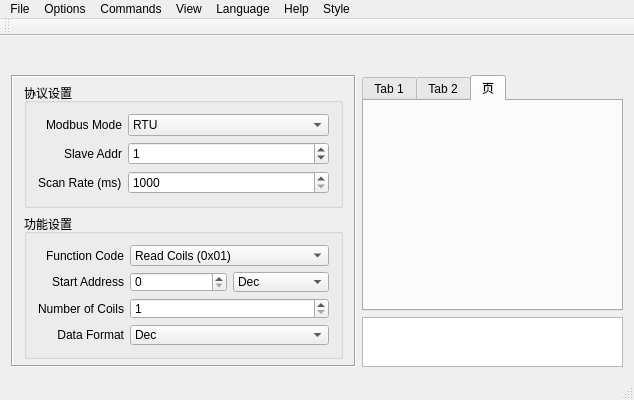
<?xml version="1.0" encoding="UTF-8"?>
<ui version="4.0">
 <class>ModbusWindow</class>
 <widget class="QMainWindow" name="ModbusWindow">
  <property name="geometry">
   <rect>
    <x>0</x>
    <y>0</y>
    <width>634</width>
    <height>400</height>
   </rect>
  </property>
  <property name="minimumSize">
   <size>
    <width>500</width>
    <height>400</height>
   </size>
  </property>
  <property name="windowTitle">
   <string>Libra_Modbus</string>
  </property>
  <property name="windowIcon">
   <iconset resource="../3rdparty/modmaster/icons/icons.qrc">
    <normaloff>:/icons/connect-24.png</normaloff>:/icons/connect-24.png</iconset>
  </property>
  <widget class="QWidget" name="centralWidget">
   <layout class="QVBoxLayout" name="verticalLayout" stretch="1,0">
    <item>
     <widget class="InfoBar" name="infobar">
      <property name="maximumSize">
       <size>
        <width>16777215</width>
        <height>32</height>
       </size>
      </property>
      <layout class="QHBoxLayout" name="horizontalLayout_2"/>
     </widget>
    </item>
    <item>
     <layout class="QHBoxLayout" name="horizontalLayout_6" stretch="2,3">
      <item>
       <widget class="QFrame" name="frame_1">
        <property name="minimumSize">
         <size>
          <width>0</width>
          <height>36</height>
         </size>
        </property>
        <property name="frameShape">
         <enum>QFrame::Box</enum>
        </property>
        <property name="frameShadow">
         <enum>QFrame::Sunken</enum>
        </property>
        <layout class="QVBoxLayout" name="verticalLayout_3">
         <property name="topMargin">
          <number>6</number>
         </property>
         <property name="bottomMargin">
          <number>6</number>
         </property>
         <item>
          <widget class="QGroupBox" name="groupBox">
           <property name="title">
            <string>协议设置</string>
           </property>
           <layout class="QVBoxLayout" name="verticalLayout_4">
            <item>
             <layout class="QGridLayout" name="gridLayout" columnstretch="1,3">
              <item row="0" column="0">
               <widget class="QLabel" name="lblModbusMode">
                <property name="text">
                 <string>Modbus Mode</string>
                </property>
                <property name="alignment">
                 <set>Qt::AlignRight|Qt::AlignTrailing|Qt::AlignVCenter</set>
                </property>
                <property name="buddy">
                 <cstring>cmbModbusMode</cstring>
                </property>
               </widget>
              </item>
              <item row="0" column="1">
               <widget class="QComboBox" name="cmbModbusMode">
                <item>
                 <property name="text">
                  <string notr="true">RTU</string>
                 </property>
                </item>
                <item>
                 <property name="text">
                  <string notr="true">TCP</string>
                 </property>
                </item>
               </widget>
              </item>
              <item row="1" column="0">
               <widget class="QLabel" name="lblSlave">
                <property name="text">
                 <string>Slave Addr</string>
                </property>
                <property name="alignment">
                 <set>Qt::AlignRight|Qt::AlignTrailing|Qt::AlignVCenter</set>
                </property>
                <property name="buddy">
                 <cstring>sbSlaveID</cstring>
                </property>
               </widget>
              </item>
              <item row="1" column="1">
               <widget class="QSpinBox" name="sbSlaveID">
                <property name="minimum">
                 <number>0</number>
                </property>
                <property name="maximum">
                 <number>255</number>
                </property>
                <property name="value">
                 <number>1</number>
                </property>
               </widget>
              </item>
              <item row="2" column="0">
               <widget class="QLabel" name="lblScan">
                <property name="text">
                 <string>Scan Rate (ms)</string>
                </property>
               </widget>
              </item>
              <item row="2" column="1">
               <widget class="QSpinBox" name="spInterval">
                <property name="minimum">
                 <number>1000</number>
                </property>
                <property name="maximum">
                 <number>10000</number>
                </property>
                <property name="singleStep">
                 <number>500</number>
                </property>
               </widget>
              </item>
             </layout>
            </item>
           </layout>
          </widget>
         </item>
         <item>
          <widget class="QGroupBox" name="groupBox_2">
           <property name="title">
            <string>功能设置</string>
           </property>
           <layout class="QVBoxLayout" name="verticalLayout_5">
            <item>
             <layout class="QGridLayout" name="gridLayout_2" columnstretch="1,3">
              <item row="0" column="0">
               <widget class="QLabel" name="lblFunctionCode">
                <property name="text">
                 <string>Function Code</string>
                </property>
                <property name="alignment">
                 <set>Qt::AlignRight|Qt::AlignTrailing|Qt::AlignVCenter</set>
                </property>
                <property name="buddy">
                 <cstring>cmbFunctionCode</cstring>
                </property>
               </widget>
              </item>
              <item row="0" column="1">
               <widget class="QComboBox" name="cmbFunctionCode">
                <property name="frame">
                 <bool>true</bool>
                </property>
                <item>
                 <property name="text">
                  <string>Read Coils (0x01)</string>
                 </property>
                </item>
                <item>
                 <property name="text">
                  <string>Read Discrete Inputs (0x02)</string>
                 </property>
                </item>
                <item>
                 <property name="text">
                  <string>Read Holding Registers (0x03)</string>
                 </property>
                </item>
                <item>
                 <property name="text">
                  <string>Read Input Registers (0x04)</string>
                 </property>
                </item>
                <item>
                 <property name="text">
                  <string>Write Single Coil (0x05)</string>
                 </property>
                </item>
                <item>
                 <property name="text">
                  <string>Write Single Register (0x06)</string>
                 </property>
                </item>
                <item>
                 <property name="text">
                  <string>Write Multiple Coils (0x0f)</string>
                 </property>
                </item>
                <item>
                 <property name="text">
                  <string>Write Multiple Registers (0x10)</string>
                 </property>
                </item>
               </widget>
              </item>
              <item row="1" column="0">
               <widget class="QLabel" name="lblStartAddress">
                <property name="text">
                 <string>Start Address</string>
                </property>
                <property name="alignment">
                 <set>Qt::AlignRight|Qt::AlignTrailing|Qt::AlignVCenter</set>
                </property>
                <property name="buddy">
                 <cstring>sbStartAddress</cstring>
                </property>
               </widget>
              </item>
              <item row="1" column="1">
               <layout class="QHBoxLayout" name="horizontalLayout_3">
                <item>
                 <widget class="QSpinBox" name="sbStartAddress">
                  <property name="maximum">
                   <number>65535</number>
                  </property>
                  <property name="displayIntegerBase">
                   <number>10</number>
                  </property>
                 </widget>
                </item>
                <item>
                 <widget class="QComboBox" name="cmbStartAddrBase">
                  <property name="currentIndex">
                   <number>0</number>
                  </property>
                  <item>
                   <property name="text">
                    <string>Dec</string>
                   </property>
                  </item>
                  <item>
                   <property name="text">
                    <string>Hex</string>
                   </property>
                  </item>
                 </widget>
                </item>
               </layout>
              </item>
              <item row="2" column="0">
               <widget class="QLabel" name="lblNoOfCoils">
                <property name="text">
                 <string>Number of Coils</string>
                </property>
                <property name="alignment">
                 <set>Qt::AlignRight|Qt::AlignTrailing|Qt::AlignVCenter</set>
                </property>
                <property name="buddy">
                 <cstring>sbNoOfRegs</cstring>
                </property>
               </widget>
              </item>
              <item row="2" column="1">
               <widget class="QSpinBox" name="sbNoOfRegs">
                <property name="minimum">
                 <number>1</number>
                </property>
                <property name="maximum">
                 <number>65535</number>
                </property>
               </widget>
              </item>
              <item row="3" column="0">
               <widget class="QLabel" name="lblDataFormat">
                <property name="text">
                 <string>Data Format</string>
                </property>
                <property name="alignment">
                 <set>Qt::AlignRight|Qt::AlignTrailing|Qt::AlignVCenter</set>
                </property>
                <property name="buddy">
                 <cstring>sbStartAddress</cstring>
                </property>
               </widget>
              </item>
              <item row="3" column="1">
               <widget class="QComboBox" name="cmbBase">
                <property name="currentText">
                 <string>Dec</string>
                </property>
                <property name="currentIndex">
                 <number>1</number>
                </property>
                <item>
                 <property name="text">
                  <string>Bin</string>
                 </property>
                </item>
                <item>
                 <property name="text">
                  <string>Dec</string>
                 </property>
                </item>
                <item>
                 <property name="text">
                  <string>Hex</string>
                 </property>
                </item>
               </widget>
              </item>
             </layout>
            </item>
           </layout>
          </widget>
         </item>
         <item>
          <spacer name="verticalSpacer">
           <property name="orientation">
            <enum>Qt::Vertical</enum>
           </property>
           <property name="sizeHint" stdset="0">
            <size>
             <width>20</width>
             <height>40</height>
            </size>
           </property>
          </spacer>
         </item>
        </layout>
       </widget>
      </item>
      <item>
       <layout class="QVBoxLayout" name="verticalLayout_7">
        <item>
         <widget class="QTabWidget" name="tabWidget">
          <property name="currentIndex">
           <number>2</number>
          </property>
          <widget class="QWidget" name="tab_1">
           <property name="accessibleName">
            <string/>
           </property>
           <attribute name="title">
            <string>Tab 1</string>
           </attribute>
           <layout class="QVBoxLayout" name="verticalLayout_2">
            <item>
             <widget class="QPushButton" name="pushButton">
              <property name="text">
               <string>PushButton</string>
              </property>
             </widget>
            </item>
           </layout>
          </widget>
          <widget class="QWidget" name="tab_2">
           <attribute name="title">
            <string>Tab 2</string>
           </attribute>
          </widget>
          <widget class="QWidget" name="tab_3">
           <attribute name="title">
            <string>页</string>
           </attribute>
          </widget>
         </widget>
        </item>
        <item>
         <widget class="QTableView" name="tblRegisters">
          <property name="maximumSize">
           <size>
            <width>16777215</width>
            <height>50</height>
           </size>
          </property>
          <attribute name="horizontalHeaderVisible">
           <bool>false</bool>
          </attribute>
          <attribute name="horizontalHeaderHighlightSections">
           <bool>true</bool>
          </attribute>
          <attribute name="verticalHeaderVisible">
           <bool>false</bool>
          </attribute>
          <attribute name="verticalHeaderHighlightSections">
           <bool>true</bool>
          </attribute>
         </widget>
        </item>
       </layout>
      </item>
     </layout>
    </item>
   </layout>
  </widget>
  <widget class="QMenuBar" name="menuBar">
   <property name="geometry">
    <rect>
     <x>0</x>
     <y>0</y>
     <width>634</width>
     <height>23</height>
    </rect>
   </property>
   <widget class="QMenu" name="menuFile">
    <property name="title">
     <string>File</string>
    </property>
    <addaction name="actionLoad_Session"/>
    <addaction name="actionSave_Session"/>
    <addaction name="separator"/>
    <addaction name="actionExit"/>
   </widget>
   <widget class="QMenu" name="menuOptions">
    <property name="title">
     <string>Options</string>
    </property>
    <addaction name="actionSerial_RTU"/>
    <addaction name="actionTCP"/>
    <addaction name="separator"/>
    <addaction name="actionSettings"/>
   </widget>
   <widget class="QMenu" name="menuHelp">
    <property name="title">
     <string>Help</string>
    </property>
    <addaction name="actionModbus_Manual"/>
    <addaction name="actionAbout"/>
   </widget>
   <widget class="QMenu" name="menuView">
    <property name="title">
     <string>View</string>
    </property>
    <addaction name="actionOpenLogFile"/>
    <addaction name="actionBus_Monitor"/>
   </widget>
   <widget class="QMenu" name="menuCommands">
    <property name="title">
     <string>Commands</string>
    </property>
    <addaction name="actionConnect"/>
    <addaction name="actionRead_Write"/>
    <addaction name="actionScan"/>
    <addaction name="actionClear"/>
    <addaction name="actionReset_Counters"/>
   </widget>
   <widget class="QMenu" name="menuLanguage">
    <property name="title">
     <string notr="true">Language</string>
    </property>
    <addaction name="actionSimplified_Chinese_zh_CN"/>
    <addaction name="actionTraditional_Chinese_zh_TW"/>
    <addaction name="actionEnglish_en_US"/>
   </widget>
   <widget class="QMenu" name="menuStyle">
    <property name="title">
     <string>Style</string>
    </property>
   </widget>
   <addaction name="menuFile"/>
   <addaction name="menuOptions"/>
   <addaction name="menuCommands"/>
   <addaction name="menuView"/>
   <addaction name="menuLanguage"/>
   <addaction name="menuHelp"/>
   <addaction name="menuStyle"/>
  </widget>
  <widget class="QToolBar" name="mainToolBar">
   <attribute name="toolBarArea">
    <enum>TopToolBarArea</enum>
   </attribute>
   <attribute name="toolBarBreak">
    <bool>false</bool>
   </attribute>
  </widget>
  <widget class="QStatusBar" name="statusBar">
   <property name="autoFillBackground">
    <bool>false</bool>
   </property>
  </widget>
  <action name="actionExit">
   <property name="icon">
    <iconset resource="../3rdparty/modmaster/icons/icons.qrc">
     <normaloff>:/icons/exit-16.png</normaloff>:/icons/exit-16.png</iconset>
   </property>
   <property name="text">
    <string>Exit</string>
   </property>
   <property name="iconVisibleInMenu">
    <bool>true</bool>
   </property>
  </action>
  <action name="actionSerial_RTU">
   <property name="icon">
    <iconset resource="../3rdparty/modmaster/icons/icons.qrc">
     <normaloff>:/icons/serial-pot-16.png</normaloff>:/icons/serial-pot-16.png</iconset>
   </property>
   <property name="text">
    <string notr="true">Modbus RTU...</string>
   </property>
   <property name="iconVisibleInMenu">
    <bool>true</bool>
   </property>
  </action>
  <action name="actionTCP">
   <property name="icon">
    <iconset resource="../3rdparty/modmaster/icons/icons.qrc">
     <normaloff>:/icons/ethernet-port-16.png</normaloff>:/icons/ethernet-port-16.png</iconset>
   </property>
   <property name="text">
    <string notr="true">Modbus TCP...</string>
   </property>
   <property name="iconVisibleInMenu">
    <bool>true</bool>
   </property>
  </action>
  <action name="actionAbout">
   <property name="icon">
    <iconset resource="../3rdparty/modmaster/icons/icons.qrc">
     <normaloff>:/icons/info-sign-16.png</normaloff>:/icons/info-sign-16.png</iconset>
   </property>
   <property name="text">
    <string>About...</string>
   </property>
   <property name="iconVisibleInMenu">
    <bool>true</bool>
   </property>
  </action>
  <action name="actionBus_Monitor">
   <property name="icon">
    <iconset resource="../3rdparty/modmaster/icons/icons.qrc">
     <normaloff>:/icons/TV-16.png</normaloff>:/icons/TV-16.png</iconset>
   </property>
   <property name="text">
    <string>Bus Monitor</string>
   </property>
   <property name="iconVisibleInMenu">
    <bool>true</bool>
   </property>
  </action>
  <action name="actionSettings">
   <property name="icon">
    <iconset resource="../3rdparty/modmaster/icons/icons.qrc">
     <normaloff>:/icons/options-16.png</normaloff>:/icons/options-16.png</iconset>
   </property>
   <property name="text">
    <string>Settings...</string>
   </property>
   <property name="iconVisibleInMenu">
    <bool>true</bool>
   </property>
  </action>
  <action name="actionRead_Write">
   <property name="icon">
    <iconset resource="../3rdparty/modmaster/icons/icons.qrc">
     <normaloff>:/icons/data-sort-16.png</normaloff>:/icons/data-sort-16.png</iconset>
   </property>
   <property name="text">
    <string>Read / Write</string>
   </property>
  </action>
  <action name="actionConnect">
   <property name="checkable">
    <bool>true</bool>
   </property>
   <property name="icon">
    <iconset resource="../3rdparty/modmaster/icons/icons.qrc">
     <normaloff>:/icons/plug-disconnect-16.png</normaloff>
     <normalon>:/icons/plug-connect-16.png</normalon>:/icons/plug-disconnect-16.png</iconset>
   </property>
   <property name="text">
    <string>Connect</string>
   </property>
  </action>
  <action name="actionScan">
   <property name="checkable">
    <bool>true</bool>
   </property>
   <property name="icon">
    <iconset resource="../3rdparty/modmaster/icons/icons.qrc">
     <normaloff>:/icons/cyclic-process-16.png</normaloff>:/icons/cyclic-process-16.png</iconset>
   </property>
   <property name="text">
    <string>Scan</string>
   </property>
  </action>
  <action name="actionReset_Counters">
   <property name="icon">
    <iconset resource="../3rdparty/modmaster/icons/icons.qrc">
     <normaloff>:/icons/reset-16.png</normaloff>:/icons/reset-16.png</iconset>
   </property>
   <property name="text">
    <string>Reset Counters</string>
   </property>
  </action>
  <action name="actionSimplified_Chinese_zh_CN">
   <property name="icon">
    <iconset resource="../3rdparty/modmaster/icons/icons.qrc">
     <normaloff>:/icons/China-flag-16.png</normaloff>:/icons/China-flag-16.png</iconset>
   </property>
   <property name="text">
    <string notr="true">简体中文 (zh_CN)</string>
   </property>
   <property name="iconText">
    <string notr="true">简体中文 (zh_CN)</string>
   </property>
   <property name="toolTip">
    <string notr="true">简体中文 (zh_CN)</string>
   </property>
  </action>
  <action name="actionTraditional_Chinese_zh_TW">
   <property name="icon">
    <iconset resource="../3rdparty/modmaster/icons/icons.qrc">
     <normaloff>:/icons/Taiwan-flag-16.png</normaloff>:/icons/Taiwan-flag-16.png</iconset>
   </property>
   <property name="text">
    <string notr="true">繁體中文 (zh_TW)</string>
   </property>
   <property name="iconText">
    <string notr="true">繁體中文 (zh_TW)</string>
   </property>
   <property name="toolTip">
    <string notr="true">繁體中文 (zh_TW)</string>
   </property>
  </action>
  <action name="actionEnglish_en_US">
   <property name="icon">
    <iconset resource="../3rdparty/modmaster/icons/icons.qrc">
     <normaloff>:/icons/usa-flag-16.png</normaloff>:/icons/usa-flag-16.png</iconset>
   </property>
   <property name="text">
    <string notr="true">English (en_US)</string>
   </property>
   <property name="iconText">
    <string notr="true">English (en_US)</string>
   </property>
   <property name="toolTip">
    <string notr="true">English (en_US)</string>
   </property>
  </action>
  <action name="actionOpenLogFile">
   <property name="icon">
    <iconset resource="../3rdparty/modmaster/icons/icons.qrc">
     <normaloff>:/icons/text-x-log-16.png</normaloff>:/icons/text-x-log-16.png</iconset>
   </property>
   <property name="text">
    <string>Log File</string>
   </property>
  </action>
  <action name="actionClear">
   <property name="icon">
    <iconset resource="../3rdparty/modmaster/icons/icons.qrc">
     <normaloff>:/icons/edit-clear-16.png</normaloff>:/icons/edit-clear-16.png</iconset>
   </property>
   <property name="text">
    <string>Clear Table</string>
   </property>
  </action>
  <action name="actionModbus_Manual">
   <property name="icon">
    <iconset resource="../3rdparty/modmaster/icons/icons.qrc">
     <normaloff>:/icons/help-desk-icon-16.png</normaloff>:/icons/help-desk-icon-16.png</iconset>
   </property>
   <property name="text">
    <string>Modbus Manual</string>
   </property>
  </action>
  <action name="actionLoad_Session">
   <property name="icon">
    <iconset resource="../3rdparty/modmaster/icons/icons.qrc">
     <normaloff>:/icons/document-import-16.png</normaloff>:/icons/document-import-16.png</iconset>
   </property>
   <property name="text">
    <string>Load Session...</string>
   </property>
  </action>
  <action name="actionSave_Session">
   <property name="icon">
    <iconset resource="../3rdparty/modmaster/icons/icons.qrc">
     <normaloff>:/icons/document-export-16.png</normaloff>:/icons/document-export-16.png</iconset>
   </property>
   <property name="text">
    <string>Save Session...</string>
   </property>
  </action>
 </widget>
 <layoutdefault spacing="6" margin="11"/>
 <customwidgets>
  <customwidget>
   <class>InfoBar</class>
   <extends>QFrame</extends>
   <header>src/infobar.h</header>
   <container>1</container>
  </customwidget>
 </customwidgets>
 <resources>
  <include location="../3rdparty/modmaster/icons/icons.qrc"/>
 </resources>
 <connections>
  <connection>
   <sender>actionExit</sender>
   <signal>triggered()</signal>
   <receiver>ModbusWindow</receiver>
   <slot>deleteLater()</slot>
   <hints>
    <hint type="sourcelabel">
     <x>-1</x>
     <y>-1</y>
    </hint>
    <hint type="destinationlabel">
     <x>316</x>
     <y>199</y>
    </hint>
   </hints>
  </connection>
 </connections>
</ui>
